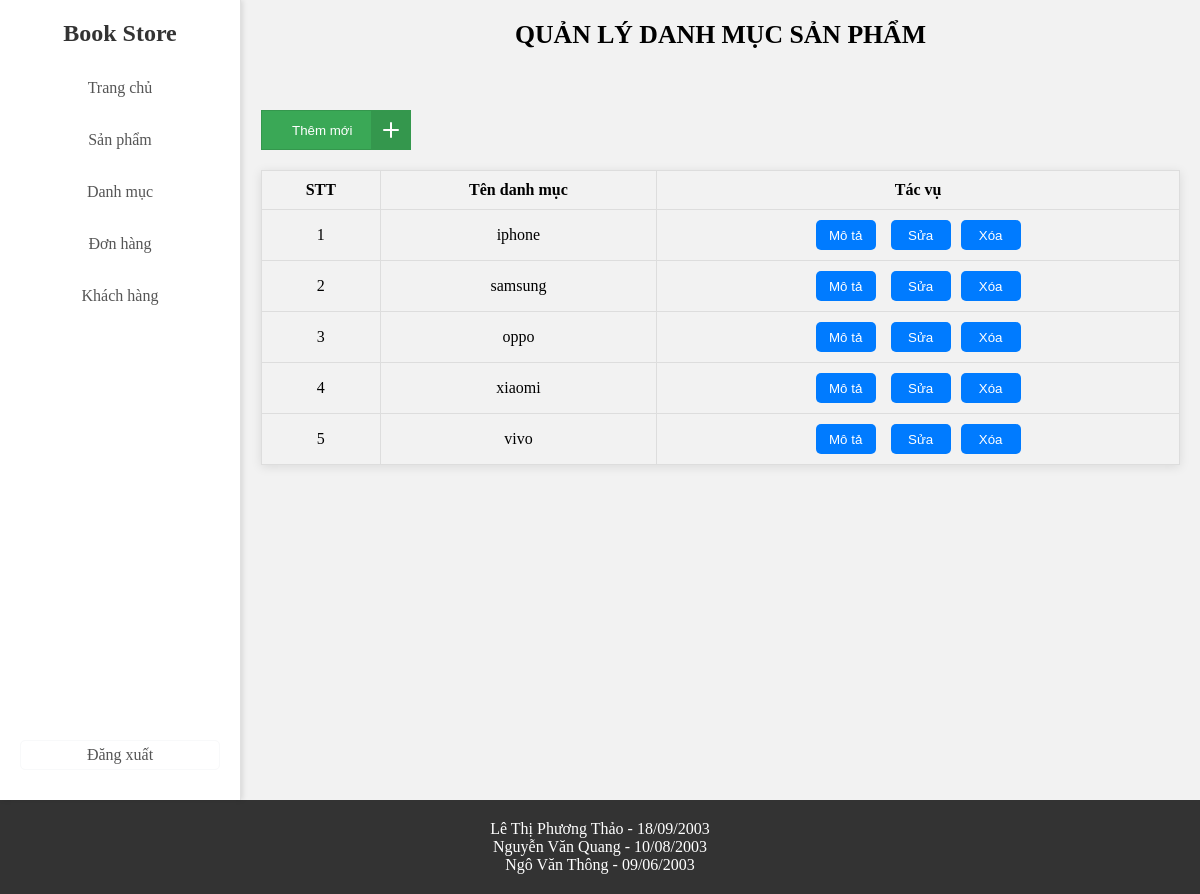
Screenshot of /quanlydanhmuc.php with the database file from the repository.
### tables this page shows
CREATE TABLE `danh_muc_san_pham` (
    `category_id` int(10) UNSIGNED NOT NULL COMMENT 'Mã danh mục sản phẩm',
    `category_name` varchar(255) NOT NULL COMMENT 'Tên danh mục sản phẩm',
    `category_description` text NOT NULL COMMENT 'Mô tả danh mục sản phẩm'
);

### quanlydanhmuc.php (the view, shortened to what this page needs)
<!DOCTYPE html>
<html lang="en">
<head>
    <link rel="stylesheet" href="admin.css">
</head>
<body>
    <section style="display: flex">
        <?php
            require("./sidebar_admin.php");
        ?>
        <section class="hero">
            <div class="hero-text">
                <?php
                    include 'config.php';
                    $conn = mysqli_connect($DB_HOST, $DB_USER, $DB_PASS, $DB_NAME, $HOST);
                    $sql = "SELECT * From `danh_muc_san_pham`";
                    $result = mysqli_query($conn, $sql);
                ?>
                <div>
                    <div class="box_title">
                        <h3>Quản lý danh mục sản phẩm </h3>
                    </div>
                    <button type="button" class="button" onclick="window.location.href='themdanhmuc.php'">
                        <span class="button__text">Thêm mới</span>
                        <span class="button__icon">
                            <svg xmlns="http://www.w3.org/2000/svg" width="24" viewBox="0 0 24 24" stroke-width="2" stroke-linejoin="round" stroke-linecap="round" stroke="currentColor" height="24" fill="none" class="svg">
                                <line y2="19" y1="5" x2="12" x1="12"></line>
                                <line y2="12" y1="12" x2="19" x1="5"></line>
                            </svg>
                        </span>
                    </button>
                    <table class="bangchinh">
                        <tr>
                            <th>STT</th>
                            <th>Tên danh mục</th>
                            <th>Tác vụ</th>
                        </tr>
                        <?php
                        $index = 0;
                        while ($row = mysqli_fetch_assoc($result)) {
                            $index++;
                            $id  = $row['category_id'];
                            $tendm = $row['category_name'];
                        ?>
                            <tr>
                                <td><?php echo $index; ?></td>
                                <td><?php echo $tendm; ?></td>
                                <td>
                                    <div class="action-buttons">
                                        <button type="button" class="brcl3">
                                            <a href="motadanhmuc.php?idSV=<?php echo $id; ?>">Mô tả</a>
                                        </button>
                                        <button type="button" class="brcl">
                                            <a href="suadanhmuc.php?idSV=<?php echo $id; ?>">Sửa</a>
                                        </button>
                                        <button type="button" class="brcl2">
                                            <a href="xoadanhmuc.php?idSV=<?php echo $id; ?>">Xóa</a>
                                        </button>
                                    </div>
                                </td>
                            </tr>
                        <?php } ?>
                    </table>
                </div>
        </section>
    </section>
    <footer>
        <p>Lê Thị Phương Thảo - 18/09/2003 </p>
        <p>Nguyễn Văn Quang - 10/08/2003</p>
        <p>Ngô Văn Thông - 09/06/2003</p>
    </footer>
</body>
</html>

### admin.css (style rules this page uses)
* { margin: 0; padding: 0; box-sizing: border-box; }
.hero { background-color: #f2f2f2; min-height: 90vh; width: calc(100%); padding: 20px; }
footer { background-color: #333; color: #fff; padding: 20px; text-align: center; }
.brcl { background-color: rgb(61, 61, 241); color: aliceblue; border: none; border-radius: 22px; padding: 8px; width: 60px; height:30px; margin-left: 5px; }
.brcl2 { background-color: rgb(241, 130, 61); color: aliceblue; border: rgb(202, 161, 59); border-radius: 22px; padding: 6px; width: 60px; height:30px; }
.brcl3 { background-color: rgb(9, 110, 31); color: aliceblue; border: rgb(67, 169, 42); border-radius: 22px; padding: 6px; width: 60px; height:30px; }
.bangchinh { width: 100%; border-collapse: collapse; margin: 20px auto; box-shadow: 0px 2px 10px rgba(0, 0, 0, 0.1); }
.bangchinh th, .bangchinh td { padding: 10px; border: 1px solid #ddd; text-align: center; }
.bangchinh th { background-color: #f2f2f2; font-weight: bold; }
.action-buttons { display: flex; gap: 10px; justify-content: center; }
.brcl3, .brcl, .brcl2 { background-color: #007bff; border: none; padding: 5px 10px; border-radius: 5px; cursor: pointer; transition: background-color 0.3s; }
.brcl3 a, .brcl a, .brcl2 a { color: white; text-decoration: none; }
.box_title { text-transform: uppercase; height: 40px; font-size: 22px; display: flex; justify-content: center; margin-bottom: 50px; }
.button { position: relative; width: 150px; height: 40px; cursor: pointer; display: flex; align-items: center; border: 1px solid #34974d; background-color: #3aa856; text-decoration: none; }
.button, .button__icon, .button__text { transition: all 0.3s; }
.button .button__text { transform: translateX(30px); color: #fff; }
.button .button__icon { position: absolute; transform: translateX(109px); height: 100%; width: 39px; background-color: #34974d; display: flex; align-items: center; justify-content: center; }
.button .svg { width: 30px; stroke: #fff; }

### rows the page displays
danh_muc_san_pham: category_name "iphone"
danh_muc_san_pham: category_name "samsung"
danh_muc_san_pham: category_name "oppo"
danh_muc_san_pham: category_name "xiaomi"
danh_muc_san_pham: category_name "vivo"
